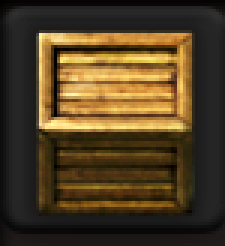
#> input picture imgs/wooden_chest.png, 75 x 82 px (shown 3 times larger)
$ python -i entity_detector.py   (imports and definitions only)   (older library calls are emulated)
#> lines starting #> are read from the running program, lines starting #| are printed output that depends on the picture; after the words box and inside, x2 and y2 are one past the last pixel; in counts of white or black regions, pixels touching at a corner belong together
#> further down, picture is the input picture: shape (82, 75, 3); mean B, G, R 35.2, 62.7, 80.1
import cv2
import numpy as np
import time
import logging
from contextlib import contextmanager
from typing import List, Tuple, Optional
from dataclasses import dataclass, field

from graphics import Rect, crop_image
from common import MarkDirection, detect_mark_direction, remove_small_features, get_ccs, strip_zeros_2d, entity
from npext import npext, to_gray, bin_threshold, dilate, erode, gaussian_blur


@dataclass
class OffsetResult:
    offset: np.ndarray
    confidence: float
    phase_corr_offset: np.ndarray
    phase_corr_response: float
    sift_offset: Optional[np.ndarray]
    sift_inlier_frac: float
    method_agreement_px: float


@dataclass
class EntityBBox:
    top_left: np.ndarray
    bottom_right: np.ndarray
    size: np.ndarray
    grid_cell: np.ndarray
    tags: set = field(default_factory=set)

    # [5 lines left out: function rect, not called in this run]

    @property
    def center(self) -> np.ndarray:
        return (self.top_left + self.bottom_right) // 2


# [118 lines left out: functions deduce_frame_offset, _sift_offset, deduce_frame_offset_verified, not called in this run]


def filter_marker_mask(img: np.ndarray,
                       min_brightness: int = 50,
                       max_brightness: int = 255,
                       min_greenness: int = 30) -> np.ndarray:
    """Filter mask by pixel brightness and greenness.

    Args:
        img: BGR image (uint8, HxWx3)
        min_brightness: Minimum V (brightness) threshold
        max_brightness: Maximum V (brightness) threshold
        min_greenness: Minimum G - max(R,B) difference required

    Returns:
        Binary mask (uint8, HxW) where 255 = passes both filters
    """
#> called with min_brightness = 50, max_brightness = 255, min_greenness = 30
    b, g, r = cv2.split(img)
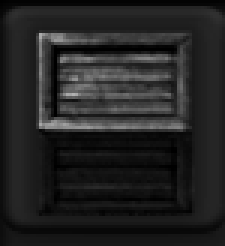
#> b: shape (82, 75) (shown 3 times larger); min 0, max 177, mean 35.2
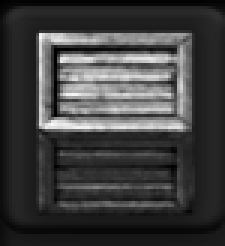
#> g: shape (82, 75) (shown 3 times larger); min 0, max 249, mean 62.7
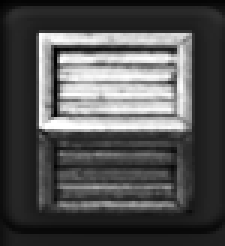
#> r: shape (82, 75) (shown 3 times larger); min 0, max 255, mean 80.1
    greenness = g.astype(np.int16) - np.maximum(r, b).astype(np.int16)
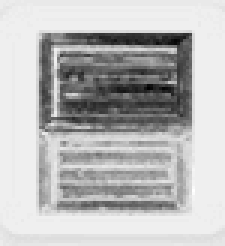
#> greenness: shape (82, 75) int16 (shown 3 times larger); min -79, max 5, mean -17.38; drawn with min black and max white
    green_mask = (greenness >= min_greenness).astype(np.uint8) * 255
#> green_mask: shape (82, 75); every value is 0

    hsv = cv2.cvtColor(img, cv2.COLOR_BGR2HSV)
#> hsv: shape (82, 75, 3); mean H, S, V 16.1, 100.2, 80.1
    v = hsv[:, :, 2]
    brightness_mask = ((v >= min_brightness) & (v <= max_brightness)).astype(np.uint8) * 255
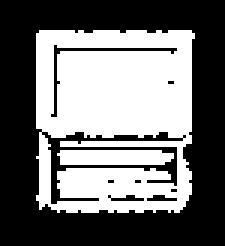
#> brightness_mask: shape (82, 75) (shown 3 times larger); 43.9% white; 2 white regions, box (x1, y1, x2, y2) and area: (12, 10, 65, 71) 2514, (19, 50, 58, 55) 183

    return cv2.bitwise_and(green_mask, brightness_mask)


@dataclass
class GuessedGrid:
    ox: int
    oy: int
    cell_width: int
    vl: np.ndarray
    hl: np.ndarray
    score: float
    marker_positions: np.ndarray

    # [485 lines left out: functions cell_at, _grid_cost, _make_grid, guess_grid_bruteforce, guess_grid_ga, clean_green_mask and 6 more, not called in this run]

>>> import cv2
>>> picture = cv2.imread('imgs/wooden_chest.png')
>>> result = filter_marker_mask(picture)
